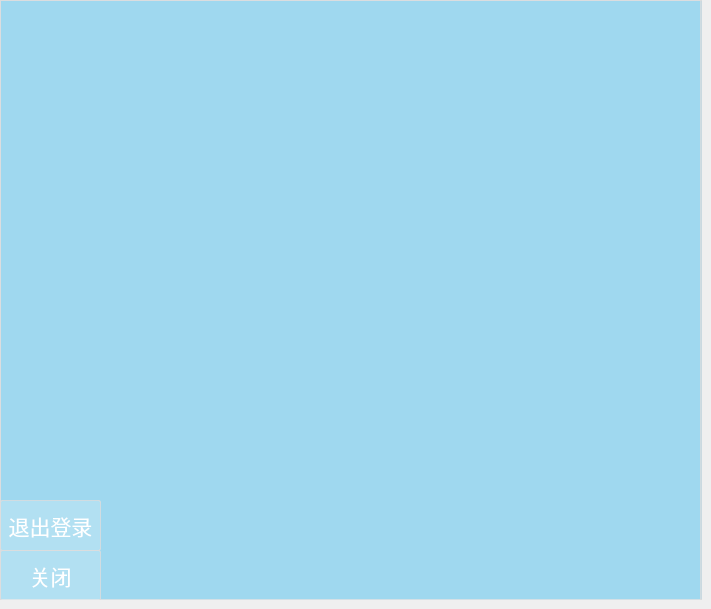
       <widget class="QWidget" name="tab_5">
        <attribute name="icon">
         <iconset resource="SourceFile.qrc">
          <normaloff>:/new/prefix1/exit.png</normaloff>:/new/prefix1/exit.png</iconset>
        </attribute>
        <attribute name="title">
         <string/>
        </attribute>
        <widget class="QWidget" name="widget_5" native="true">
         <property name="geometry">
          <rect>
           <x>0</x>
           <y>0</y>
           <width>702</width>
           <height>600</height>
          </rect>
         </property>
         <property name="minimumSize">
          <size>
           <width>702</width>
           <height>600</height>
          </size>
         </property>
         <property name="maximumSize">
          <size>
           <width>702</width>
           <height>600</height>
          </size>
         </property>
         <property name="styleSheet">
          <string notr="true">QWidget#widget_5{
/*frame是整个widget里面的容器，用于放置控件 整体拖动*/
/*背景图片*/
/*:/new/prefix1/telegramBackground.png*/
background-image: url(:/new/prefix1/telegramBackground.png);
background-color: #87CEEB;
border: 1px solid rgba(220,220,220, 200);
}</string>
         </property>
         <widget class="QWidget" name="widget_11" native="true">
          <property name="geometry">
           <rect>
            <x>0</x>
            <y>0</y>
            <width>701</width>
            <height>601</height>
           </rect>
          </property>
          <property name="styleSheet">
           <string notr="true">QWidget#widget_11{
/*frame是整个widget里面的容器，用于放置控件 整体拖动*/
/*背景图片*/
background: rgba(255,255,255,50);
border: 1px solid rgba(220,220,220, 200);
}</string>
          </property>
          <widget class="QPushButton" name="close">
           <property name="geometry">
            <rect>
             <x>0</x>
             <y>550</y>
             <width>101</width>
             <height>51</height>
            </rect>
           </property>
           <property name="minimumSize">
            <size>
             <width>0</width>
             <height>0</height>
            </size>
           </property>
           <property name="maximumSize">
            <size>
             <width>16777215</width>
             <height>16777215</height>
            </size>
           </property>
           <property name="font">
            <font>
             <pointsize>16</pointsize>
            </font>
           </property>
           <property name="cursor">
            <cursorShape>PointingHandCursor</cursorShape>
           </property>
           <property name="styleSheet">
            <string notr="true">/*登录按钮*/
QPushButton{
/*静置时设置*/
color:#FFFFFF;/*字体颜色设置*/
background-color:rgba(255,255,255, 50);/*背景颜色设置*/  
border-style:outset;/*背景颜色设置*/
border-radius:2px;/*边框圆角半径设置*/
border: 1px solid rgba(220,220,220, 200);
}

QPushButton:hover{
/*悬停时设置*/ /*由于与内部代码有冲突 已弃用*/
background-color:rgba(135,206,250, 255);
border-style:outset;/*边框设置*/
}
QPushButton:pressed{
/*按压时设置*/
background-color:rgba(173,216,230, 255);
/*背景颜色设置*/
border-style:inset;/*边框设置*/
}</string>
           </property>
           <property name="text">
            <string>关闭</string>
           </property>
          </widget>
          <widget class="QPushButton" name="quitLogin">
           <property name="geometry">
            <rect>
             <x>0</x>
             <y>500</y>
             <width>101</width>
             <height>51</height>
            </rect>
           </property>
           <property name="minimumSize">
            <size>
             <width>0</width>
             <height>0</height>
            </size>
           </property>
           <property name="maximumSize">
            <size>
             <width>16777215</width>
             <height>16777215</height>
            </size>
           </property>
           <property name="font">
            <font>
             <pointsize>16</pointsize>
            </font>
           </property>
           <property name="cursor">
            <cursorShape>PointingHandCursor</cursorShape>
           </property>
           <property name="styleSheet">
            <string notr="true">/*登录按钮*/
QPushButton{
/*静置时设置*/
color:#FFFFFF;/*字体颜色设置*/
background-color:rgba(255,255,255, 50);/*背景颜色设置*/  
border-style:outset;/*背景颜色设置*/
border-radius:2px;/*边框圆角半径设置*/
border: 1px solid rgba(220,220,220, 200);
}

QPushButton:hover{
/*悬停时设置*/ /*由于与内部代码有冲突 已弃用*/
background-color:rgba(135,206,250, 255);
border-style:outset;/*边框设置*/
}
QPushButton:pressed{
/*按压时设置*/
background-color:rgba(173,216,230, 255);
/*背景颜色设置*/
border-style:inset;/*边框设置*/
}</string>
           </property>
           <property name="text">
            <string>退出登录</string>
           </property>
          </widget>
         </widget>
        </widget>
       </widget>
